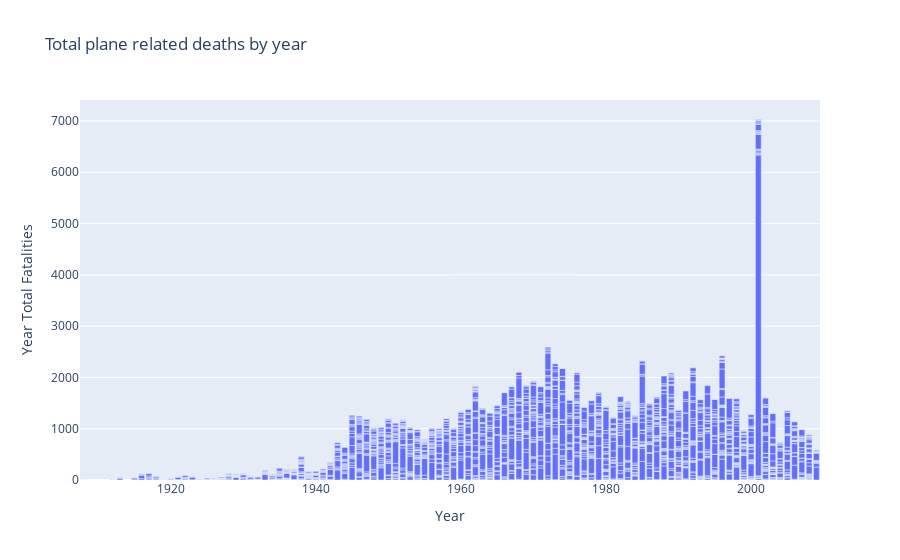

Here is the notebook cell this chart was saved with:
### Markdown cell above
<p style="color:turquoise">Total deaths due to airplane crashes by year</p>

### Code cell
fig_fatalities_year = px.bar(num_crash_year, x="Year", y="Year Total Fatalities", title='Total plane related deaths by year')
fig_fatalities_year.show()

### Figure 1 — Plotly figure (JSON) as saved in the notebook; plotly's stock layout.template omitted (floating-point values rounded to 4 significant figures; data arrays with more than 128 entries replaced by an {"elided": "..."} marker saying what was removed)
{"data": [{"alignmentgroup": "True", "hovertemplate": "Year=%{x}<br>Year Total Fatalities=%{y}<extra></extra>", "legendgroup": "", "marker": {"color": "#636efa", "pattern": {"shape": ""}}, "name": "", "offsetgroup": "", "orientation": "v", "showlegend": false, "textposition": "auto", "type": "bar", "x": {"elided": "2428 int values"}, "xaxis": "x", "y": {"elided": "2428 int values"}, "yaxis": "y"}], "layout": {"barmode": "relative", "legend": {"tracegroupgap": 0}, "title": {"text": "Total plane related deaths by year"}, "xaxis": {"anchor": "y", "domain": [0, 1], "title": {"text": "Year"}}, "yaxis": {"anchor": "x", "domain": [0, 1], "title": {"text": "Year Total Fatalities"}}}}
